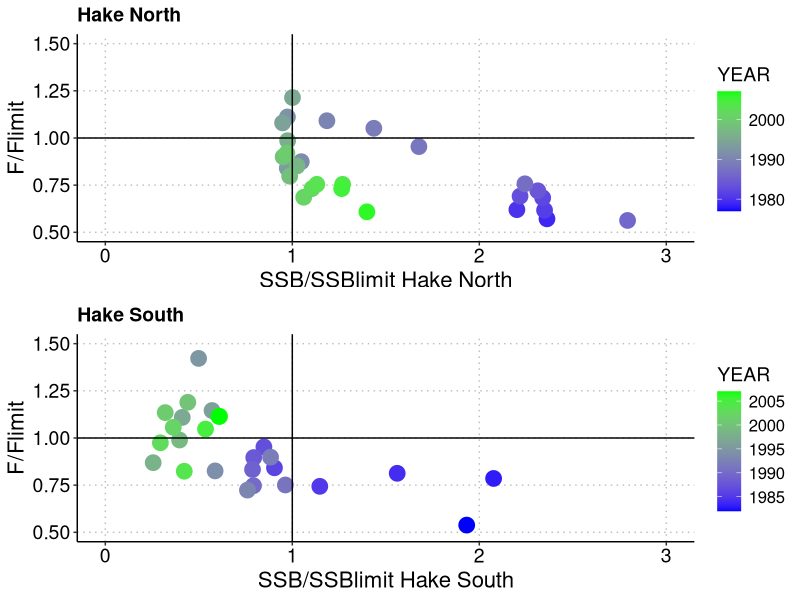
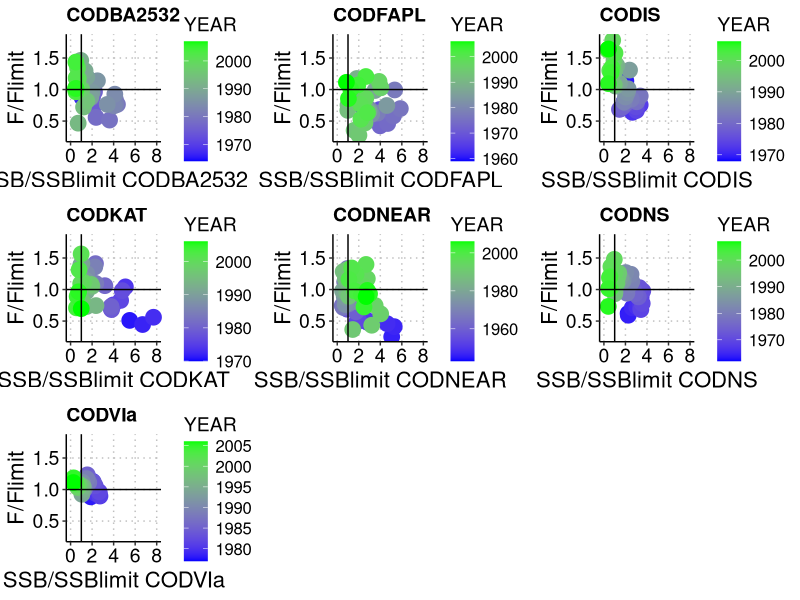

Generate these figures, in order, with R:
#' This script reads data/SSBLIM_FLIM_HAKE.csv and SSBLIM_FLIM_COD.csv
#'  and plots Figures/Fig 6 SIa.png and Figures/Fig 6 SIb.png

##### 1. LOAD PACKAGES AND DISPLAY VERSIONS #####

version                           
# platform       x86_64-apple-darwin13.4.0   
# arch           x86_64                      
# os             darwin13.4.0                
# system         x86_64, darwin13.4.0        
# status                                     
# major          3                           
# minor          3.0                         
# year           2016                        
# month          05                          
# day            03                          
# svn rev        70573                       
# language       R                           
# version.string R version 3.3.0 (2016-05-03)
# nickname       Supposedly Educational          

if(!require(gridExtra)){
  install.packages("gridExtra",dependencies = TRUE,repos='http://cran.us.r-project.org')
}
require(gridExtra)
packageVersion("gridExtra")
# [1] ‘2.2.1’


if(!require(magrittr)){
  install.packages("magrittr",dependencies = TRUE,repos='http://cran.us.r-project.org')
}
require(magrittr)
packageVersion("magrittr")
# [1] ‘1.5’

if(!require(data.table)){
  install.packages("data.table",dependencies = TRUE,repos='http://cran.us.r-project.org')
}
require(data.table)
packageVersion("data.table")
# [1] ‘1.10.4’

if(!require(tidyverse)){
  install.packages("tidyverse",dependencies = TRUE,repos='http://cran.us.r-project.org')
}
require(tidyverse)
packageVersion("tidyverse")
# [1] ‘1.2.1’



##### 2. READ DATA #####

# Read the data

SSBFCOD <- fread("data/SSBLIM_FLIM_COD.csv",check.names = TRUE)
SSBFHAKE <- fread("data/SSBLIM_FLIM_HAKE.csv",check.names = TRUE)

##### 3. PLOT #####

#' Plots Figure 6 SIx.png for one species
#' 
#' @param data (data.frame) the data to plot
#' @param ASSESSID_to_keep (named character vector) values are used to filter the data by ASSESSID. Names are used for panel titles and x axis titles.
#' @param filename (character) path of the figure to produce.
#' @param xlim (numeric vector) x axis limits
#' @param ylim (numeric vector) y axis limits
#' @param fig.width (numeric) figure width in inches
#' @param fig.height (numeric) figure height in inches
plot_fig6si_species <- function(data,ASSESSID_to_keep,filename,xlim=c(0,1),ylim=c(0,1),fig.width=14,fig.height=7) {
  
  # Each pannel shows an ASSESSID
  graphs <- names(ASSESSID_to_keep) %>% lapply(function(ASSESSID_name){
    
    # Get the ASSESSID used fo this panel
    ASSESSID_to_keep <- ASSESSID_to_keep[ASSESSID_name]
    
    # Keep only the ASSESSID for this panel
    
    to.plot <- data %>% filter(ASSESSID.1 == ASSESSID_to_keep)  
    
    # Plot
    
    ggplot(data=to.plot, aes(x=SSB.SSBLIM, y=F.FLIM, color=TSYEAR)) +
      geom_point(size=5)+
      geom_vline(xintercept = 1)+
      geom_hline(yintercept = 1)+
      scale_colour_gradient(low="blue", high="green",name="YEAR") +
      xlab(paste("SSB/SSBlimit",ASSESSID_name)) +
      ylab("F/Flimit") +
      xlim(xlim) +
      ylim(ylim) +
      theme_classic()+
      ggtitle(ASSESSID_name)+
      theme(axis.text = element_text(size=14, color="black"),
            axis.title = element_text(size=16, color="black"),
            legend.text = element_text(size=12,color = "black"),
            legend.title = element_text(size=14,color="black"),
            plot.title = element_text(size=14,color="black",face="bold"),
            panel.grid.major = element_line(size=0.5,color="gray",linetype = "dotted"))
    
  })
  
  # Save
  
  png(filename,width=fig.width,height=fig.height,units="in",res=300)
  
  do.call(grid.arrange,c(graphs))
  
  dev.off()
  
}


##### 3.1. PLOT HAKE (Fig 6SIa) #####

# Define ASSESSID_to_keep. Values are used to filter the data by ASSESSID. Names are used for panel titles and x axis titles.

ASSESSID_to_keep_HAKE <- c(`Hake North`="WGHMM-HAKENRTN-1977-2007-JENNINGS", `Hake South`="WGHMM-HAKESOTH-1982-2007-JENNINGS")

# plot

plot_fig6si_species(data=SSBFHAKE,
                    ASSESSID_to_keep=ASSESSID_to_keep_HAKE,
                    filename="Figures/Fig 6 SIa.png",
                    xlim=c(0,3),
                    ylim=c(0.5,1.5),
                    fig.width = 13,
                    fig.height = 8)


##### 3.2. PLOT COD (Fig 6SIb) #####

# Define ASSESSID_to_keep. Values are used to filter the data by ASSESSID. Names are used for panel titles and x axis titles.

ASSESSID_to_keep_COD <- c(CODBA2532="WGBFAS-CODBA2532-1964-2007-JENNINGS", 
                      CODFAPL="NWWG-CODFAPL-1959-2006-MINTO", 
                      CODIS="WGNSDS-CODIS-1968-2006-MINTO", 
                      CODKAT="WGBFAS-CODKAT-1970-2006-MINTO", 
                      CODNEAR="AFWG-CODNEAR-1943-2006-MINTO", 
                      CODNS="WGNSSK-CODNS-1962-2007-MINTO",
                      CODVIa="WGNSDS-CODVIa-1977-2006-MINTO" )

# plot

plot_fig6si_species(data=SSBFCOD,
                    ASSESSID_to_keep=ASSESSID_to_keep_COD,
                    filename="Figures/Fig 6 SIb.png",
                    xlim=c(0,8),
                    ylim=c(0.25,1.8),
                    fig.width = 14,
                    fig.height = 7)

